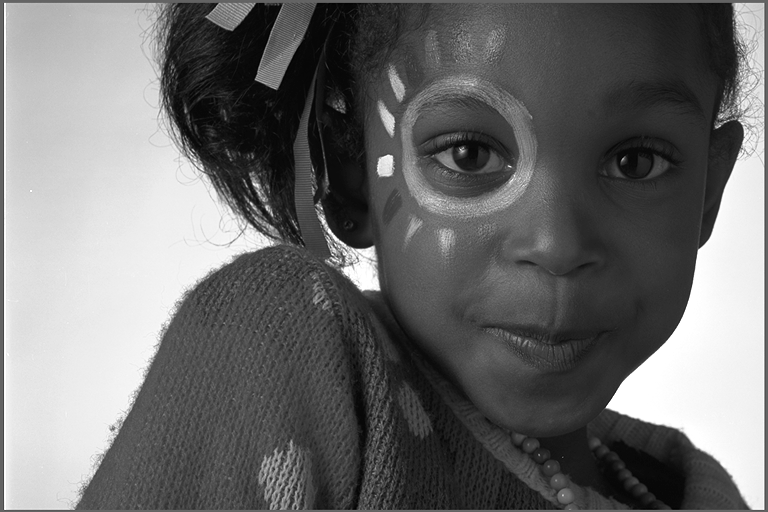
#> input picture lab7/bin/img14g.tif, 768 x 512 px, found by its file name
$ python soln1.py ../bin/img14g.tif
#> lines starting #> are read from the running program, lines starting #| are printed output that depends on the picture
import numpy as np
from matplotlib import pyplot as plt
import sys
from PIL import Image
import sympy
import os
import scipy


if __name__== '__main__':
    #Load data
    im=sys.argv[1]
    y=np.array(Image.open(os.path.join('bin', 'img14g.tif')))
#> y is the input picture: shape (512, 768); min 1, max 255, mean 108.9
    x=np.array(Image.open(os.path.join('bin', im)))
    m=int(np.floor(y.shape[0]/20))
#> m = 25
    n=int(np.floor(y.shape[1]/20))
#> n = 38
    N=m*n
#> N = 950
    # print(m)
    # print(n)
    # print(N)
    i=0

    Z=np.zeros((N,49))
    Y=np.zeros(N)
#> Y = 950 values from 0 to 0
    r=0
    c=0
    for j in range(1,m+1):
        for k in range(1,n+1):
            startx=20*j-4
            endx=20*j+3
            starty=20*k-4
            endy=20*k+3
            Z[i]=np.reshape( x[startx:endx, starty:endy],(1,49))
            Y[i]=y[20*j-1, 20*k-1]
            i=i+1
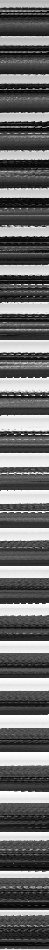
#> Z: shape (950, 49) float64; min 1, max 255, mean 109.3
#> after the loop, Y = 950 values, max 255 at index 528, min 5 at index 16, mean 110; i = 950

    # [4 lines of commented-out code are left out]
    R_zz=(Z.T @ Z)/N
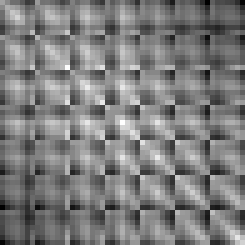
#> R_zz: shape (49, 49) float64 (shown 5 times larger); min 18044.1, max 18708.8, mean 18369; drawn with min black and max white
    r_zy=(Z.T @ Y)/N
#> r_zy = 49 values, max 18708.8 at index 24, min 18355.5 at index 41, mean 18491.4
    # theta_star=np.divide(r_zy,R_zz).reshape(7,7)
    theta=np.linalg.solve(R_zz,r_zy).reshape(7, 7)
    print(theta.round(decimals=4).T)
#| [[-0.  0. -0.  0.  0. -0.  0.]
#|  [ 0. -0.  0. -0.  0.  0. -0.]
#|  [-0.  0. -0.  0. -0. -0.  0.]
#|  [-0. -0.  0.  1.  0.  0. -0.]
#|  [ 0.  0. -0.  0. -0.  0.  0.]
#|  [-0.  0. -0.  0. -0. -0.  0.]
#|  [ 0. -0.  0.  0. -0.  0. -0.]]

    kx=theta.shape[0]
#> kx = 7
    ky=theta.shape[1]
#> ky = 7
    dx=kx//2
#> dx = 3
    dy=ky//2
#> dy = 3
    y_out=np.zeros((x.shape[0], x.shape[1]))
    y_out[:dy,:]=x[:dy,:]
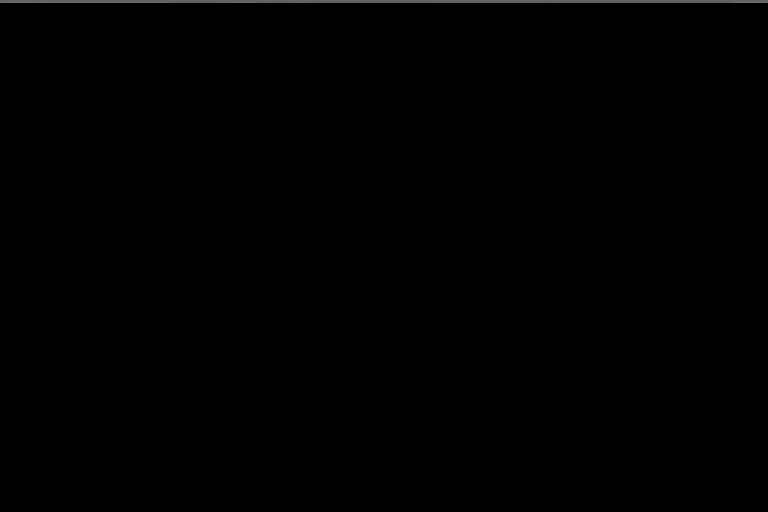
#> y_out: shape (512, 768) float64; min 0, max 119, mean 0.6
    y_out[-dy:,:]=x[-dy:,:]
    y_out[:,:dx]=x[:,:dx]
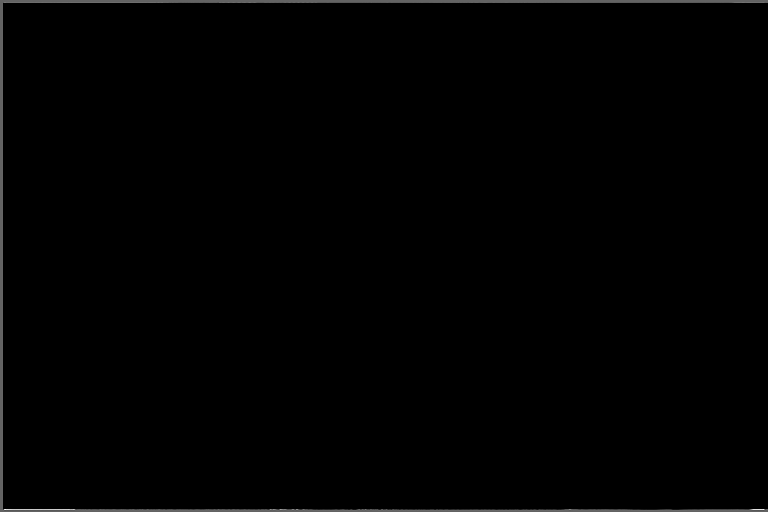
#> y_out: shape (512, 768) float64; min 0, max 255, mean 1.5
    y_out[:,:-dx]=x[:,:-dx]
    for i in range(dy, x.shape[0]-dy):
        for j in range(dx, x.shape[1]-dx):
            y_out[i][j]=(x[i-dy:i-dy+ky, j-dx:j-dx+kx]*theta.T).sum()
    filtered_img=Image.fromarray(y_out.clip(0,255).astype(np.uint8))
    filtered_img.show()
    filtered_img.save('filtered_'+im)
